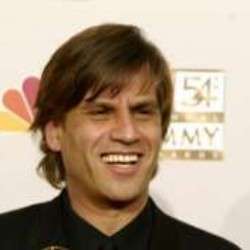
#> input picture 第七周/Aaron_Sorkin/Aaron_Sorkin_0001.jpg, 250 x 250 px, found by its file name
$ python '21377245 黄煜旸 python数据分析第七周作业.py'
#> lines starting #> are read from the running program, lines starting #| are printed output that depends on the picture; long printed decimals are rounded
#> in _create_and_image, pic is the input picture: PIL image 250x250 RGB; mean R, G, B 170, 151, 130.4
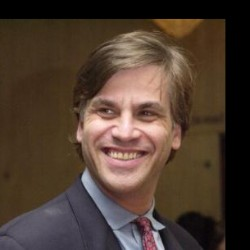
#> input picture 第七周/Aaron_Sorkin/Aaron_Sorkin_0002.jpg, 250 x 250 px, found by its file name
#> in _create_and_image, pic is the input picture: PIL image 250x250 RGB; mean R, G, B 78.4, 61.3, 49.5
from __future__ import division
import PIL
from PIL import Image
import logging
import numpy as np
import scipy.stats


class ImageQueryError(Exception):
    def __init__(self):
        pass
    def ImageQueryShapeNotMatchError(self):
        pass

class ImageQuery(ImageQueryError):
    def __init__(self,im_path):
        super(ImageQueryError,self).__init__()
        self.im=im_path

    def _create_and_image(self):
        try:
            pic=Image.open(self.im)
            return pic
        except (FileNotFoundError) as e:
            logging.error(f'Failed to open image:{self.im}:{e}')
            return None
        except (PIL.UnidentifiedImageError) as e:
            logging.error(f'Failed to identify image {self.im}: {e}')
            return None
        finally:
            pass

    def pixel_difference(self,compared_im):
        if (self._create_and_image().size!=compared_im._create_and_image().size):
            logging.error(f'Image shape not match,pic1 size:{self._create_and_image.size},pic2 size:{compared_im._create_and_image.size}')
            raise ImageQueryError.ImageQueryShapeNotMatchError("图片尺寸不匹配")
        pix1=np.array(self._create_and_image())
        pix2=np.array(compared_im._create_and_image())
        pix_minus=np.abs(pix1-pix2)
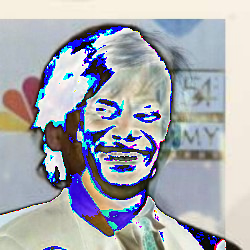
#> pix_minus: shape (250, 250, 3); mean R, G, B 167.2, 169.9, 177.4
        pix_sum=np.sum(pix_minus)
#> pix_sum = 32157180
        similarity=1-pix_sum/len(list(self._create_and_image().getdata()))
#> similarity = -513.5
        return similarity

    def pearson_similarity(self,compared_im):
        x=self._create_and_image().histogram()
        y=compared_im._create_and_image().histogram()
        similarity=scipy.stats.pearsonr(x, y)[0]
        return similarity

    def spearman_similarity(self,compared_im):
        x=self._create_and_image().histogram()
        y=compared_im._create_and_image().histogram()
        similarity=scipy.stats.spearmanr(x, y)[0]
        return similarity

    def kendall_similarity(self,compared_im):
        x=self._create_and_image().histogram()
        y=compared_im._create_and_image().histogram()
        similarity=scipy.stats.kendalltau(x, y)[0]
        return similarity

im1=ImageQuery(r'C:/Users/黄煜旸/Desktop/lfw/Aaron_Sorkin/Aaron_Sorkin_0001.jpg')
im2=ImageQuery(r'C:/Users/黄煜旸/Desktop/lfw/Aaron_Sorkin/Aaron_Sorkin_0002.jpg')
pic1=im1._create_and_image()
pic2=im2._create_and_image()
sim1=im1.pixel_difference(im2)
#> sim1 = -513.5
sim2=im1.spearman_similarity(im2)
#> in spearman_similarity, `x=self._create_and_image().histogram()`: x = 768 values, max 5483 at index 247, min 0 at index 0, mean 244.1
#> in spearman_similarity, `y=compared_im._create_and_image().histogram()`: y = 768 values, max 9299 at index 512, min 0 at index 487, mean 244.1
#> in spearman_similarity, `similarity=scipy.stats.spearmanr(x, y)[0]`: similarity = 0.0759
#> sim2 = 0.0759
sim3=im1.kendall_similarity(im2)
#> in kendall_similarity, `similarity=scipy.stats.kendalltau(x, y)[0]`: similarity = 0.0616
#> sim3 = 0.0616
print(sim1)
#| -513.515
print(sim2)
#| 0.0759
print(sim3)
#| 0.06162
